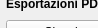
           <widget class="QWidget" name="page_3">
            <property name="geometry">
             <rect>
              <x>0</x>
              <y>0</y>
              <width>98</width>
              <height>28</height>
             </rect>
            </property>
            <attribute name="label">
             <string>Esportazioni</string>
            </attribute>
            <widget class="QPushButton" name="pushButton_exp_index_us">
             <property name="geometry">
              <rect>
               <x>191</x>
               <y>20</y>
               <width>150</width>
               <height>24</height>
              </rect>
             </property>
             <property name="font">
              <font>
               <pointsize>9</pointsize>
              </font>
             </property>
             <property name="text">
              <string>Elenco US</string>
             </property>
             <property name="icon">
              <iconset>
               <normaloff>:/images/sheet.png</normaloff>:/images/sheet.png</iconset>
             </property>
            </widget>
            <widget class="QLabel" name="label_41">
             <property name="geometry">
              <rect>
               <x>6</x>
               <y>-6</y>
               <width>179</width>
               <height>20</height>
              </rect>
             </property>
             <property name="font">
              <font>
               <weight>75</weight>
               <bold>true</bold>
              </font>
             </property>
             <property name="text">
              <string>Esportazioni PDF/PNG</string>
             </property>
            </widget>
            <widget class="QPushButton" name="pushButton_pdf_exp">
             <property name="geometry">
              <rect>
               <x>6</x>
               <y>20</y>
               <width>179</width>
               <height>24</height>
              </rect>
             </property>
             <property name="font">
              <font>
               <pointsize>9</pointsize>
              </font>
             </property>
             <property name="toolTip">
              <string>Export PDF</string>
             </property>
             <property name="text">
              <string>Singole schede US</string>
             </property>
             <property name="icon">
              <iconset>
               <normaloff>:/images/sheet.png</normaloff>:/images/sheet.png</iconset>
             </property>
            </widget>
            <widget class="QPushButton" name="pushButton_exp_tavole">
             <property name="geometry">
              <rect>
               <x>10</x>
               <y>60</y>
               <width>171</width>
               <height>24</height>
              </rect>
             </property>
             <property name="text">
              <string>Espotazione Tavole</string>
             </property>
            </widget>
           </widget>
